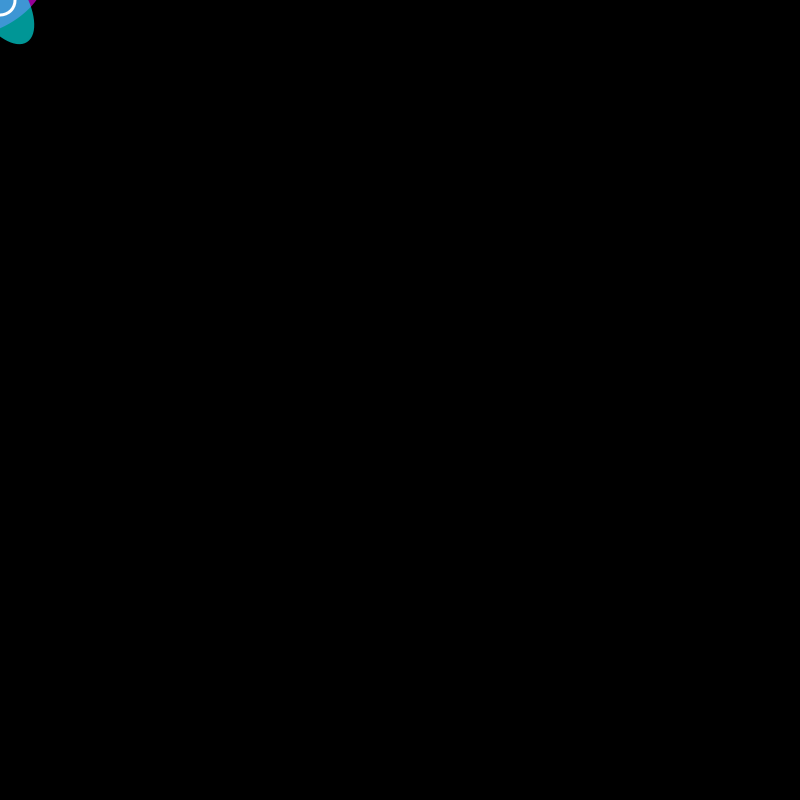
Frame 1 (no input)
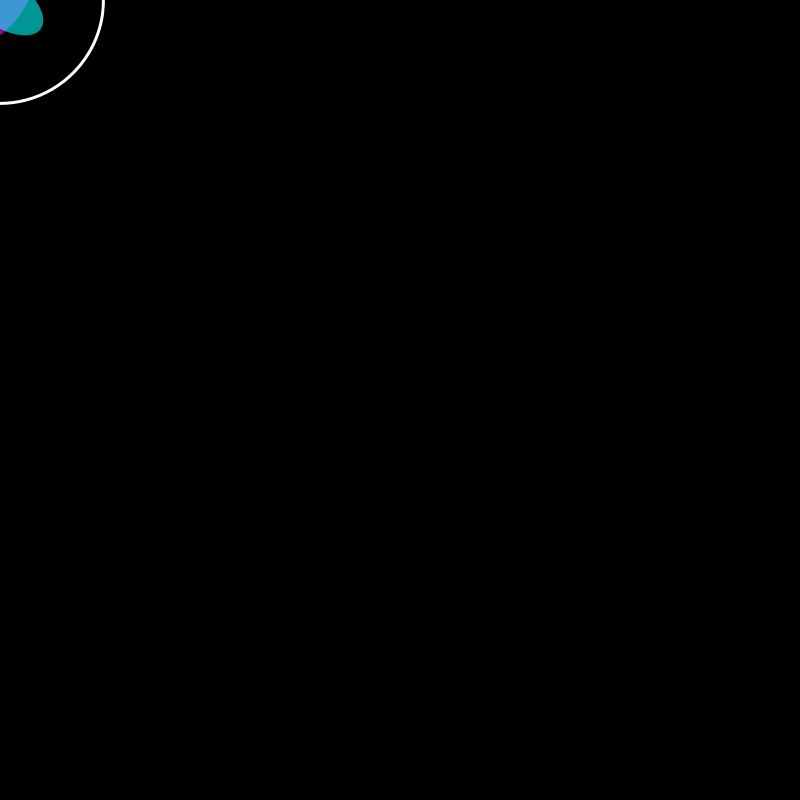
Frame 60 (the mouse pressed at the canvas centre just before this capture)
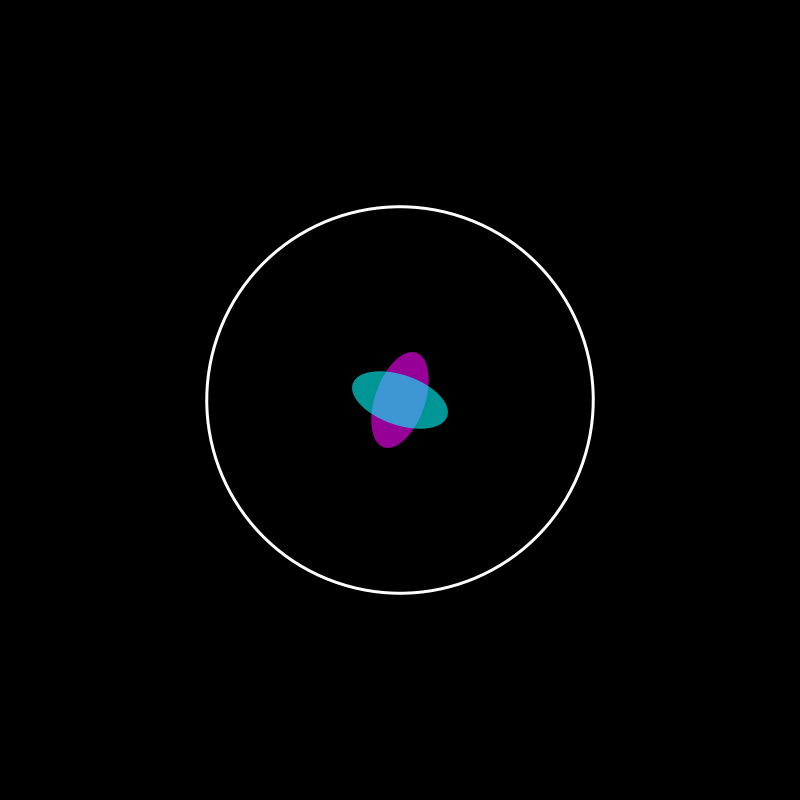
Frame 120 (the mouse held since frame 60 and released just before this capture)

The Processing sketch that drew these frames (run headless with seeded random() and noise(); from frame 60 on, the mouse is pressed at the canvas centre):

// Processing sketch: Prog_III_210825b
// ── Prog_III_210825b.pde
float r = 1;

void setup() {
  size(800, 800);
}

void draw() {
  background(0);
  nave(mouseX, mouseY, 1, r);
  r = r+0.1;
}

// ── funciones.pde
void nave(int x, int y, float escala, float rotacion) {
  noStroke();  
  pushMatrix();
  translate(x,y);
  scale(escala);
  rotate(rotacion);
  fill(255,0,255,150);
  ellipse(0,0,50,100);  
  fill(0,255,255,150);
  ellipse(0,0,100,50);
  stroke(255);
  strokeWeight(3);
  noFill();
  ellipse(0,0,rotacion*30,rotacion*30);
  popMatrix();
}
